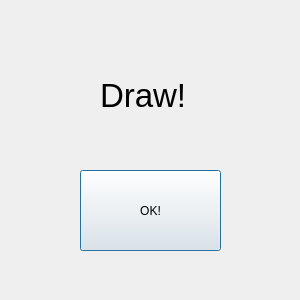
<?xml version="1.0" encoding="UTF-8"?>
<ui version="4.0">
 <class>Dialog</class>
 <widget class="QDialog" name="Dialog">
  <property name="geometry">
   <rect>
    <x>0</x>
    <y>0</y>
    <width>300</width>
    <height>300</height>
   </rect>
  </property>
  <property name="minimumSize">
   <size>
    <width>300</width>
    <height>300</height>
   </size>
  </property>
  <property name="maximumSize">
   <size>
    <width>300</width>
    <height>300</height>
   </size>
  </property>
  <property name="windowTitle">
   <string>Draw!</string>
  </property>
  <widget class="QPushButton" name="pushButton">
   <property name="geometry">
    <rect>
     <x>80</x>
     <y>170</y>
     <width>141</width>
     <height>81</height>
    </rect>
   </property>
   <property name="cursor">
    <cursorShape>PointingHandCursor</cursorShape>
   </property>
   <property name="text">
    <string>OK!</string>
   </property>
  </widget>
  <widget class="QLabel" name="label">
   <property name="geometry">
    <rect>
     <x>100</x>
     <y>30</y>
     <width>261</width>
     <height>131</height>
    </rect>
   </property>
   <property name="font">
    <font>
     <pointsize>25</pointsize>
    </font>
   </property>
   <property name="text">
    <string>Draw!</string>
   </property>
  </widget>
 </widget>
 <resources/>
 <connections/>
</ui>
